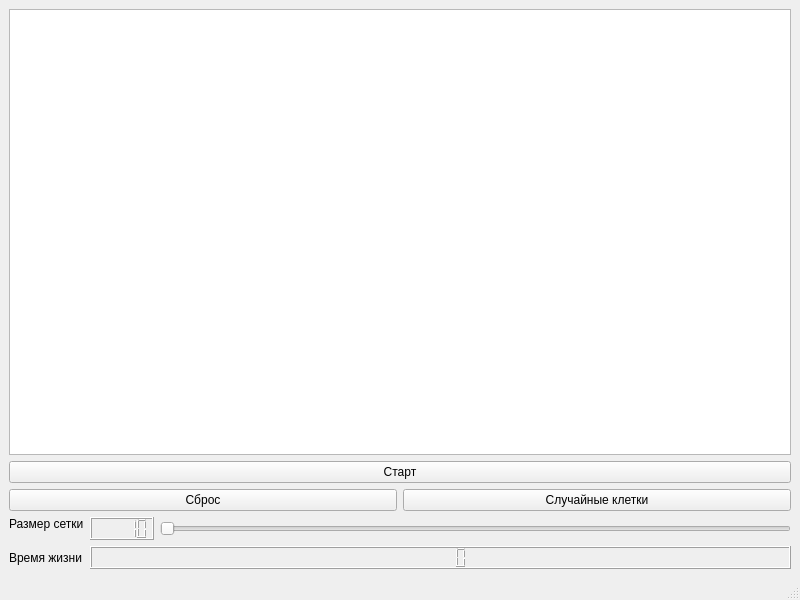
<?xml version="1.0" encoding="UTF-8"?>
<ui version="4.0">
 <class>MainWindow</class>
 <widget class="QMainWindow" name="MainWindow">
  <property name="geometry">
   <rect>
    <x>0</x>
    <y>0</y>
    <width>800</width>
    <height>600</height>
   </rect>
  </property>
  <property name="windowTitle">
   <string>The Game of Life / Жизнь</string>
  </property>
  <widget class="QWidget" name="centralwidget">
   <layout class="QGridLayout" name="gridLayout">
    <item row="0" column="1">
     <widget class="QGraphicsView" name="graphicsView">
      <property name="sizePolicy">
       <sizepolicy hsizetype="MinimumExpanding" vsizetype="MinimumExpanding">
        <horstretch>0</horstretch>
        <verstretch>0</verstretch>
       </sizepolicy>
      </property>
      <property name="cursor" stdset="0">
       <cursorShape>CrossCursor</cursorShape>
      </property>
      <property name="mouseTracking">
       <bool>false</bool>
      </property>
     </widget>
    </item>
    <item row="2" column="1">
     <widget class="QPushButton" name="startButton">
      <property name="text">
       <string>Старт</string>
      </property>
     </widget>
    </item>
    <item row="5" column="1">
     <layout class="QFormLayout" name="formLayout">
      <item row="0" column="0">
       <widget class="QLabel" name="LabelgridSize">
        <property name="sizePolicy">
         <sizepolicy hsizetype="Fixed" vsizetype="Fixed">
          <horstretch>0</horstretch>
          <verstretch>0</verstretch>
         </sizepolicy>
        </property>
        <property name="text">
         <string>Размер сетки</string>
        </property>
       </widget>
      </item>
      <item row="0" column="1">
       <layout class="QHBoxLayout" name="horizontalLayout">
        <item>
         <widget class="QLCDNumber" name="gridSizeCount">
          <property name="sizePolicy">
           <sizepolicy hsizetype="Fixed" vsizetype="Fixed">
            <horstretch>0</horstretch>
            <verstretch>0</verstretch>
           </sizepolicy>
          </property>
          <property name="intValue" stdset="0">
           <number>10</number>
          </property>
         </widget>
        </item>
        <item>
         <widget class="QSlider" name="gridSize">
          <property name="sizePolicy">
           <sizepolicy hsizetype="Expanding" vsizetype="Fixed">
            <horstretch>0</horstretch>
            <verstretch>0</verstretch>
           </sizepolicy>
          </property>
          <property name="minimum">
           <number>10</number>
          </property>
          <property name="maximum">
           <number>60</number>
          </property>
          <property name="singleStep">
           <number>5</number>
          </property>
          <property name="orientation">
           <enum>Qt::Orientation::Horizontal</enum>
          </property>
         </widget>
        </item>
       </layout>
      </item>
      <item row="1" column="0">
       <widget class="QLabel" name="LabellifeCount">
        <property name="text">
         <string>Время жизни</string>
        </property>
       </widget>
      </item>
      <item row="1" column="1">
       <widget class="QLCDNumber" name="lifeCount">
        <property name="sizePolicy">
         <sizepolicy hsizetype="Preferred" vsizetype="Fixed">
          <horstretch>0</horstretch>
          <verstretch>0</verstretch>
         </sizepolicy>
        </property>
       </widget>
      </item>
     </layout>
    </item>
    <item row="4" column="1">
     <layout class="QHBoxLayout" name="horizontalLayout_2">
      <item>
       <widget class="QPushButton" name="resetButton">
        <property name="text">
         <string>Сброс</string>
        </property>
       </widget>
      </item>
      <item>
       <widget class="QPushButton" name="randomButton">
        <property name="text">
         <string>Случайные клетки</string>
        </property>
       </widget>
      </item>
     </layout>
    </item>
   </layout>
  </widget>
  <widget class="QMenuBar" name="menubar">
   <property name="geometry">
    <rect>
     <x>0</x>
     <y>0</y>
     <width>800</width>
     <height>21</height>
    </rect>
   </property>
  </widget>
  <widget class="QStatusBar" name="statusbar"/>
 </widget>
 <resources/>
 <connections/>
</ui>
